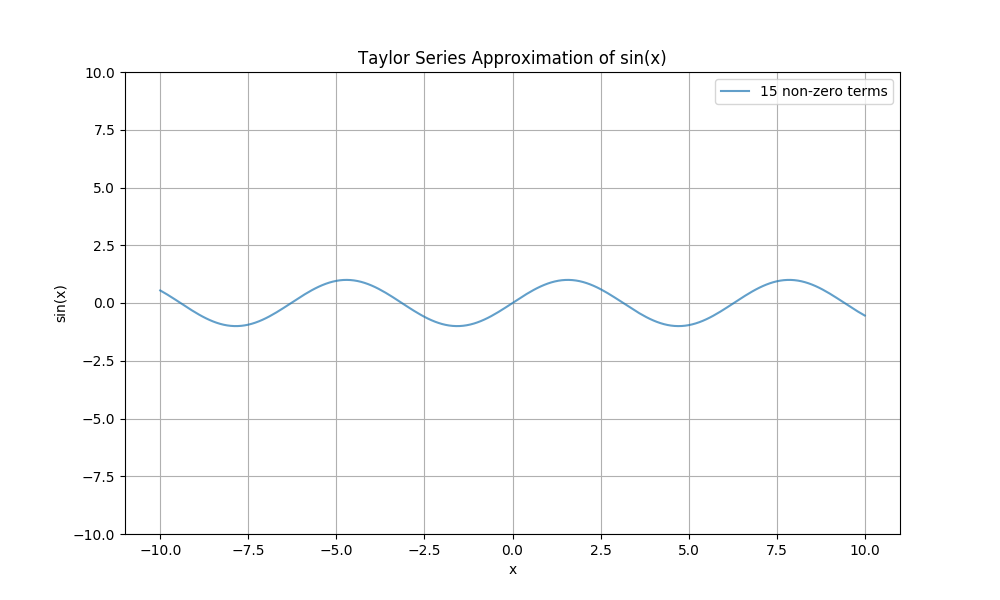

Python code for this plot:
import matplotlib.pyplot as plt
import math

XVals = []
X = -10
while X <= 10:
    XVals.append(X)
    X += 0.1

Approx15 = []
ActualSin = []

for X in XVals:
    TaylorSum = 0
    
    for N in range(15):
        Power = 2*N + 1
        
        Fact = 1
        for I in range(1, Power + 1):
            Fact *= I
        
        Sign = (-1)**N
        
        Term = Sign * (X**Power) / Fact
        TaylorSum += Term
    
    Approx15.append(TaylorSum)
    ActualSin.append(math.sin(X))

X = 2
TaylorSum = 0
for N in range(15):
    Power = 2*N + 1
    
    Fact = 1
    for I in range(1, Power + 1):
        Fact *= I
    
    Sign = (-1)**N
    
    Term = Sign * (X**Power) / Fact
    TaylorSum += Term

print(f"Taylor series: {TaylorSum}")
print(f"Actual: {math.sin(2)}")

plt.figure(figsize=(10, 6))
plt.plot(XVals, Approx15, label='15 non-zero terms', alpha=0.7)
plt.xlabel('x')
plt.ylabel('sin(x)')
plt.title('Taylor Series Approximation of sin(x)')
plt.ylim(-10, 10)
plt.legend()
plt.grid(True)
plt.savefig('taylor.png')
